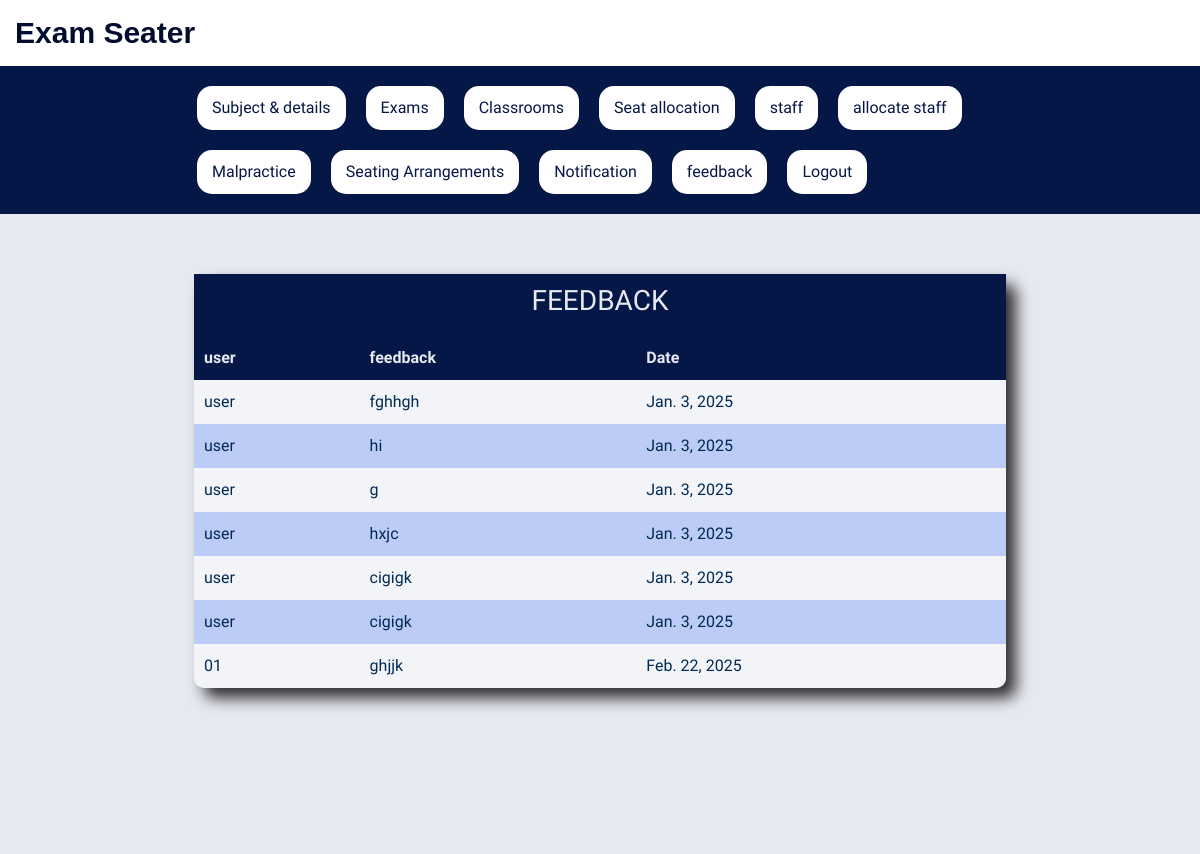
Screenshot of /ViewFeedback/ with the database file from the repository.
### Arrangementapp/models.py (models this page shows)
class Complaint(models.Model):
      user = models.ForeignKey(Login, null=True, blank=True, on_delete=models.CASCADE)
      complaints=models.CharField(max_length=300, null=True, blank=True)
      Date=models.DateField(auto_now_add=True, max_length=100,null=True,blank=True)
      Rating = models.IntegerField(null=True,blank=True)

class Login(models.Model):
    Username=models.CharField(max_length=100,null=True,blank=True)
    Password=models.CharField(max_length=100,null=True,blank=True)
    Usertype=models.CharField(max_length=100,null=True,blank=True)
    first_name=models.CharField(max_length=100,null=True,blank=True)

### Arrangementapp/views.py (the view)
# urls.py: path('ViewFeedback/',ViewFeedback.as_view(),name='ViewFeedback'),
class ViewFeedback(View):
    def get(self, request):
        staff_instances=Complaint.objects.all()
        return render(request, 'viewfeedback.html',{'staff_instances':staff_instances})

### templates/viewfeedback.html (shortened to what this page needs)
{% extends 'base.html' %}
{% block content %}
        <table class="assign-table">
                <thead>
                   <tr>
                      <th colspan="5" style="text-align: center;"><h3>FEEDBACK</h3></th>
                   </tr>
                    <tr>
                        <th>user</th>
                        <th>feedback</th>
                        <th>Date</th>
                    </tr>
                </thead>
                <tbody>
                {% for s in staff_instances %}
                    <tr>
                        <td>{{s.user.Username}}</td>
                        <td>{{s.complaints}}</td>
                        <td>{{s.Date}}</td>
                    </tr>
                {% endfor %}
                </tbody>
            </table>
       </div>
    </div>
{% endblock %}

### static/style.css (style rules this page uses)
:root { --color1: #051747; --color2: #535f80; --color3: #081f62; --color4: #e7e9f0; }
* { margin: 0; padding: 0; box-sizing: border-box; font-family: 'Cute Font', sans-serif; font-family: 'Exo 2', sans-serif; }
table { width: 100%; border-collapse: collapse; box-shadow: 0 0 20px rgba(0, 0, 0, 0.1); background-color: rgba(255,255,255,0.5); color: var(--color4); }
th { color: var(--color4); background-color: var(--color1); }
th, td { padding: 10px; text-align: left; }
td { color: #012a52; }
thead { background-color:var(--color1); color: #fff; }
tbody tr:nth-child(even) { background-color: #bdccf6; color: #012a52; }

### static/styles.css (style rules this page uses)
.assign-table { width: 100%; max-width: 70%; margin: auto; margin-top: 40px; border-radius: 10px; color: #323131; box-shadow: 10px 10px 15px rgba(0, 0, 0, 0.8) }

### rows the page displays
Complaint: user.Username "user", complaints "fghhgh", Date "Jan. 3, 2025"
Complaint: user.Username "user", complaints "hi", Date "Jan. 3, 2025"
Complaint: user.Username "user", complaints "g", Date "Jan. 3, 2025"
Complaint: user.Username "user", complaints "hxjc", Date "Jan. 3, 2025"
Complaint: user.Username "user", complaints "cigigk", Date "Jan. 3, 2025"
Complaint: user.Username "user", complaints "cigigk", Date "Jan. 3, 2025"
Complaint: user.Username "01", complaints "ghjjk", Date "Feb. 22, 2025"
